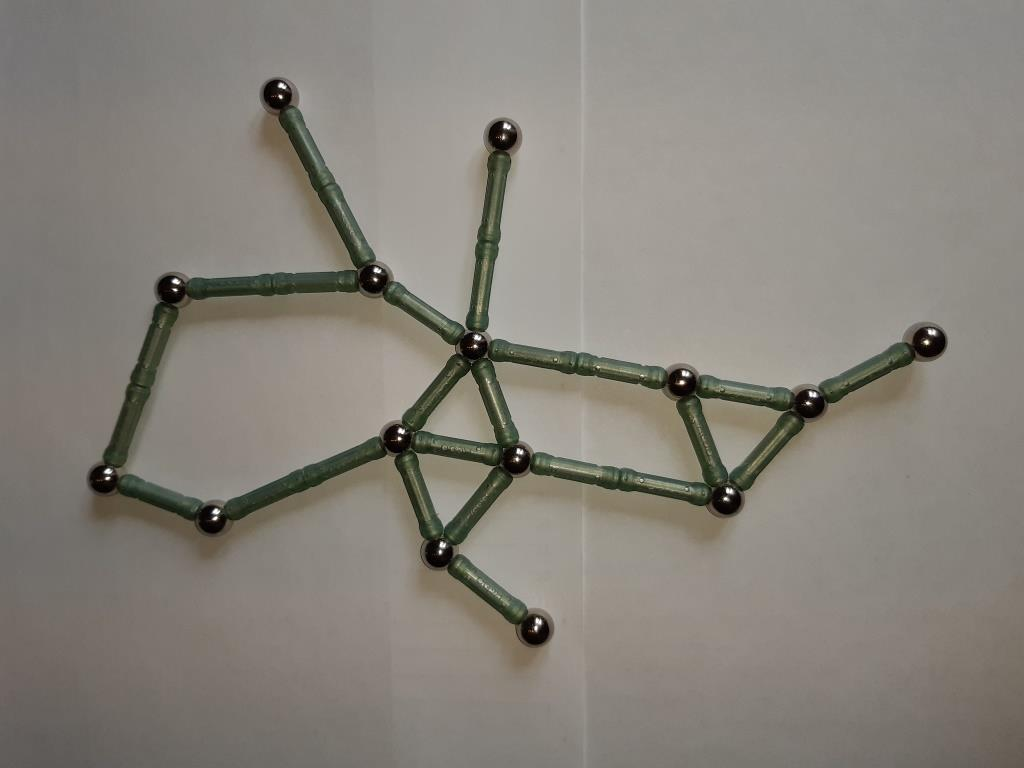
#> input picture lab. 3/Обучение/4.jpg, 1024 x 768 px
$ jupyter execute --allow-errors experiments.ipynb   (shell and % lines are left out)   (older library calls are emulated)
#> lines starting #> are read from the running program, lines starting #| are printed output that depends on the picture; after the words box and inside, x2 and y2 are one past the last pixel; in counts of white or black regions, pixels touching at a corner belong together
[cell 1]
import numpy as np
import cv2 as cv
import os
import matplotlib.pyplot as plt
import seaborn as sns
import networkx as nx
from skimage.io import imread
from PIL import Image

#import image_processing as img_pr

sns.set_theme(style="darkgrid")

plt.rcParams['figure.figsize'] = [15, 8]
plt.rc('font', size=14)          # controls default text sizes
plt.rc('figure', titlesize=15)  # fontsize of the figure title

[cell 2]
def savefig(name, add_pdf=True):
    path = f"отчет/pictures/{name}"
    if add_pdf:
        path = path + ".pdf"
    plt.savefig(path, bbox_inches='tight')

[cell 3]
imgs_path = "Обучение"
img_path = os.path.join(imgs_path, "4.jpg")

img = imread(img_path)
#> img is the input picture: shape (768, 1024, 3); mean R, G, B 134.4, 130, 122.4

gray_img = cv.cvtColor(img, cv.COLOR_RGB2GRAY)

plt.subplot(1, 2, 1)
plt.imshow(img)
plt.axis("off")
plt.title("Исходное изображение")

plt.subplot(1, 2, 2)
plt.imshow(gray_img, cmap="gray")
plt.axis("off")
plt.title("Полутоновое изображение")

plt.tight_layout()
plt.show()
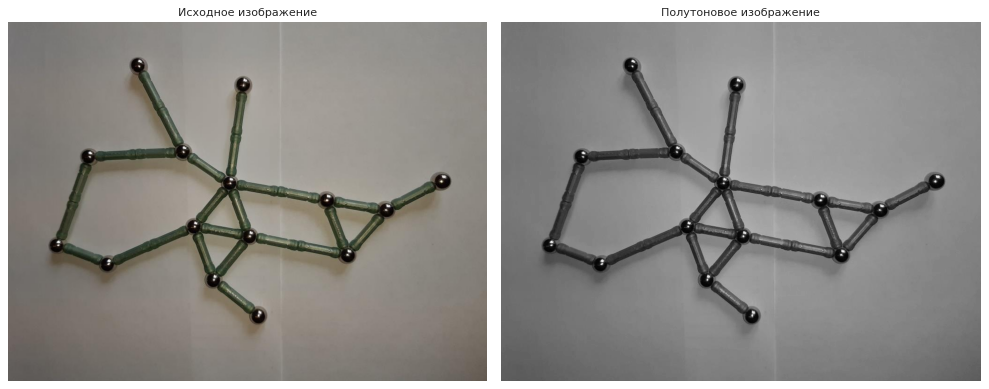
#> figure drawn by matplotlib, 2 panels

[cell 4]
thresh = 75
black_white_img = cv.threshold(gray_img, thresh, 255, cv.THRESH_BINARY)[1]
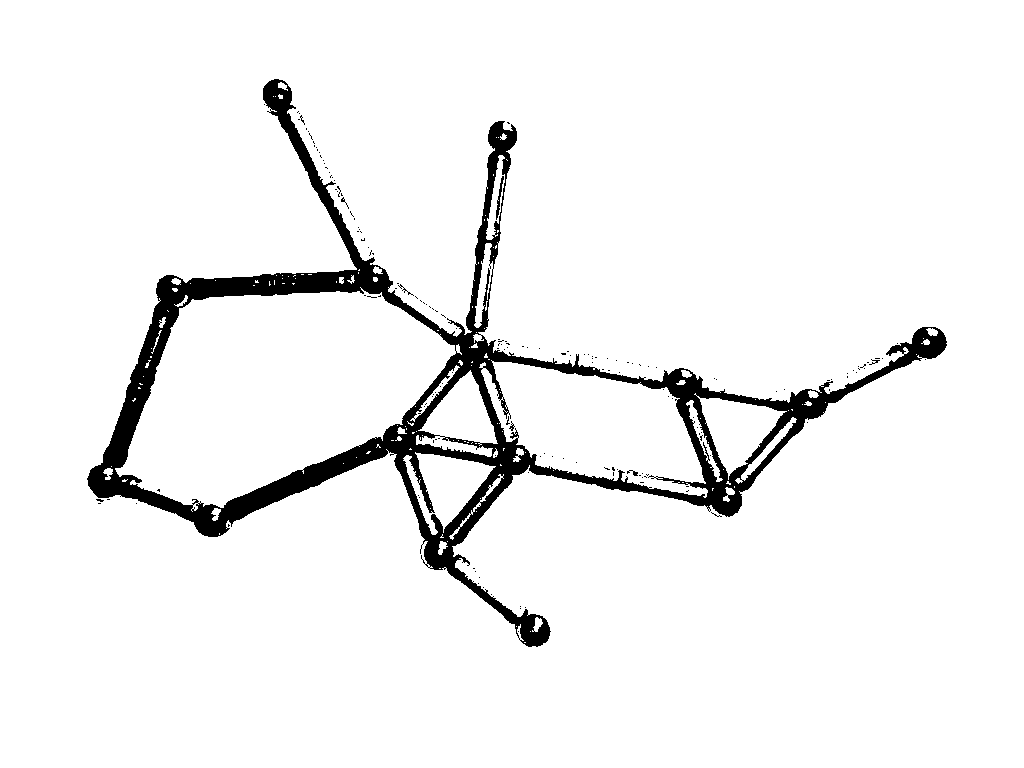
#> black_white_img: shape (768, 1024); 94.5% white; 168 black regions (161 under 20 px), largest, box (x1, y1, x2, y2) and area: (87, 79, 947, 647) 42677, (496, 176, 504, 220) 105, (627, 470, 638, 476) 30
plt.imshow(black_white_img, cmap="gray")
plt.axis("off")
plt.title("Черно-белое изображение")
plt.show()

[cell 5]
plt.subplot(1, 2, 1)
plt.imshow(gray_img, cmap="gray")
plt.axis("off")
plt.title("Серое (полутоновое) изображение", fontdict={'fontsize' : 20})

plt.subplot(1, 2, 2)
plt.imshow(black_white_img, cmap="gray")
plt.axis("off")
plt.title(f"Бинаризованное изображение (с порогом {thresh})", fontdict={'fontsize' : 20})

plt.tight_layout()

savefig("gray_and_black_white_img")
#> in savefig, `plt.savefig(path, bbox_inches='tight')`:
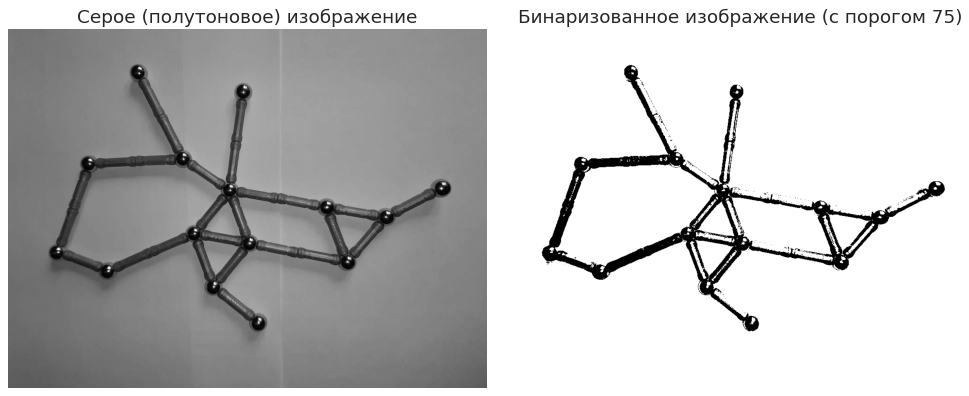
#> figure drawn by matplotlib, 2 panels

plt.show()

[cell 6]
MAX_BRIGHTNESS = 255

def make_morph_ex(black_and_white_img, ex, kernel_shape, object_is_black=True):
#> called with ex = 'closing', kernel_shape = (15, 15), object_is_black = True
    if object_is_black:
        black_and_white_img = MAX_BRIGHTNESS - black_and_white_img

    try:
        iter(kernel_shape)
        kernel = np.ones(kernel_shape, np.uint8)
    except TypeError:
        kernel = np.ones((kernel_shape, kernel_shape), np.uint8)

    if ex == "erosion":
        res = cv.erode(black_and_white_img, kernel, iterations=1)
    elif ex == "dilation":
        res = cv.dilate(black_and_white_img, kernel, iterations=1)
    elif ex == "opening":
        res = cv.morphologyEx(black_and_white_img, cv.MORPH_OPEN, kernel)
    elif ex == "closing":
        res = cv.morphologyEx(black_and_white_img, cv.MORPH_CLOSE, kernel)
#> res: shape (768, 1024); 7.5% white; 1 white region, box (x1, y1, x2, y2) and area: (87, 79, 947, 647) 59213
    else:
        raise NotImplementedError("unknown morph ex")

    if object_is_black:
        res = MAX_BRIGHTNESS - res

    return res

[cell 7]
black_white_img_ = black_white_img.copy()
black_white_img_ = make_morph_ex(black_white_img_, "closing", (15, 15))
#black_white_img_ = make_morph_ex(black_white_img_, "dilation", (20, 20))
#black_white_img_ = make_morph_ex(black_white_img_, "opening", (2, 2))


plt.imshow(black_white_img_, cmap="gray")
plt.axis("off")
#plt.title("Черно-белое изображение после морфологических операций", fontdict={'fontsize' : 15})
savefig("after_closing")
plt.show()

[cell 8]
from skimage.morphology import skeletonize
from scipy.ndimage import distance_transform_edt
from dsepruning import skel_pruning_DSE


skel_ = skeletonize(MAX_BRIGHTNESS - black_white_img_)
#> skel_: shape (768, 1024) bool; 0.35% white in thin lines or dots, all inside (x1, y1, x2, y2) = (98, 95, 930, 632)
dist = distance_transform_edt(MAX_BRIGHTNESS - black_white_img_, return_indices=False, return_distances=True)
#> (the rest of this cell did not finish here and is left out)

[cell 9]
# [24 lines left out: function skeleton_image_to_graph, not called in this run]

#> (a cell that did not finish here is left out)

[cell 11]
class EquivalenceNodes:
    # [13 lines left out: functions __init__, get_mean_center, not called in this run]

    mean_center = property(get_mean_center)

    @staticmethod
    def _squared_dist(p0, p1):
        return (p0[0] - p1[0]) ** 2 + (p0[1] - p1[1]) ** 2

    def __contains__(self, node):
        return self._squared_dist(node["pts"][0], self.mean_center) < self.thresh ** 2

    # [12 lines left out: functions add, get_generalized_node, not called in this run]

    generalized_node = property(get_generalized_node)


# [22 lines left out: function get_unique_nodes, not called in this run]

[cell 12]
black_white_img__ =  black_white_img_.copy()
black_white_img__ = cv.cvtColor(black_white_img__, cv.COLOR_GRAY2RGB)

# draw image
plt.imshow(black_white_img__, cmap='gray')

# draw edges by pts
#> (the rest of this cell did not finish here and is left out)

[cell 13]
black_white_img__ =  black_white_img_.copy()
black_white_img__ = cv.cvtColor(black_white_img__, cv.COLOR_GRAY2RGB)

# draw edges by pts
#> (the rest of this cell did not finish here and is left out)

[cell 14]
def get_degree_vector(img_path, bin_thresh=75, closing_kernel_shape=(15, 15), dse_min_area_px=600, max_degree=6):
#> called with img_path = 'Обучение/2.jpg', bin_thresh = 75, closing_kernel_shape = (15, 15), dse_min_area_px = 600, max_degree = 6
    img = imread(img_path)
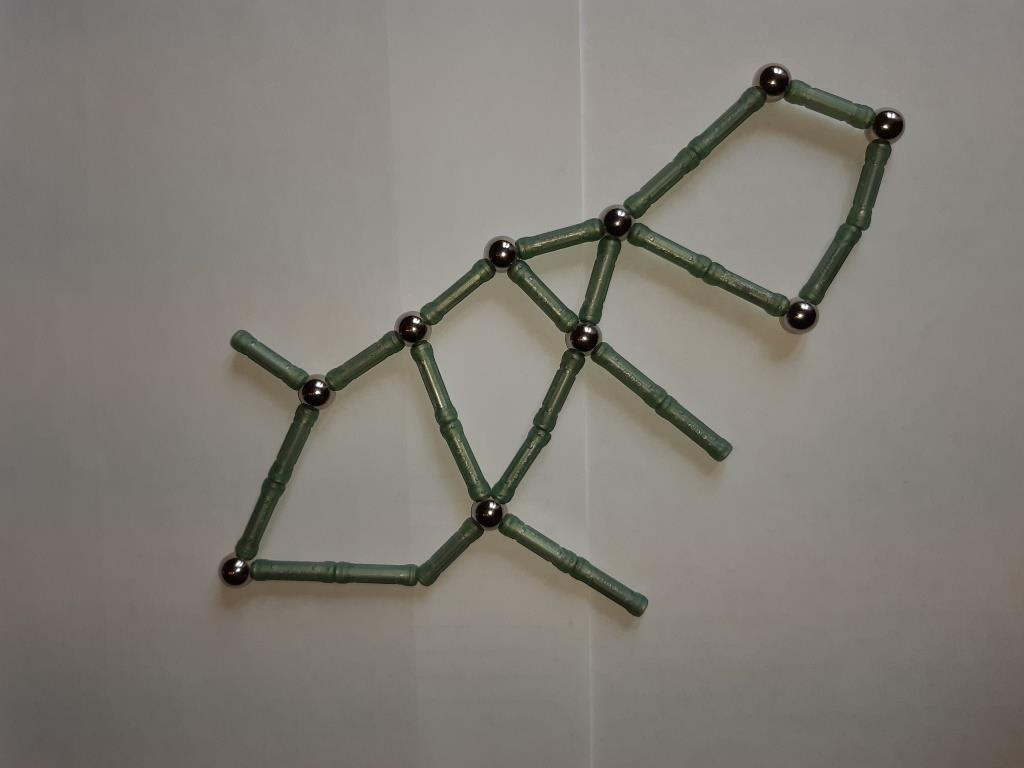
#> input picture lab. 3/Обучение/2.jpg, 1024 x 768 px
#> img is the input picture: shape (768, 1024, 3); mean R, G, B 128.4, 124.3, 117.4
    gray_img = cv.cvtColor(img, cv.COLOR_RGB2GRAY)
    black_white_img = cv.threshold(gray_img, bin_thresh, 255, cv.THRESH_BINARY)[1]
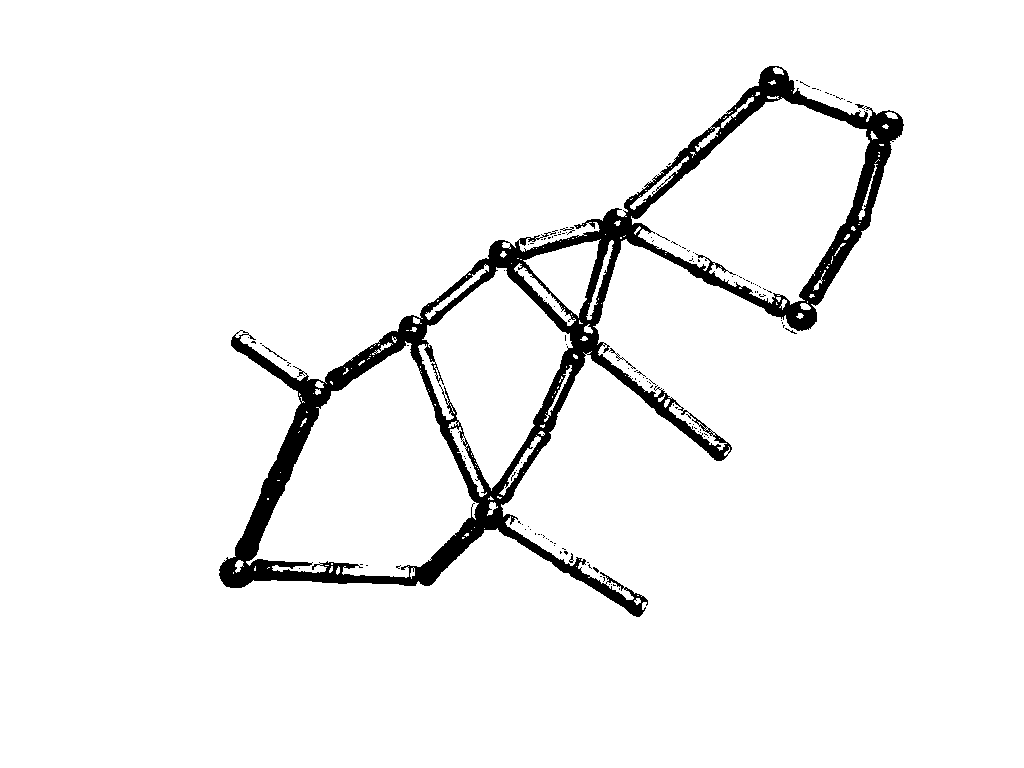
#> black_white_img: shape (768, 1024); 95% white; 134 black regions (129 under 20 px), largest, box (x1, y1, x2, y2) and area: (219, 66, 904, 617) 38766, (609, 348, 636, 369) 55, (262, 345, 287, 361) 36, (560, 227, 575, 235) 31, (569, 553, 574, 563) 22
    black_white_img = make_morph_ex(black_white_img, "closing", closing_kernel_shape)
#> in make_morph_ex (call 2), `res = cv.morphologyEx(black_and_white_img, cv.MORPH_CLOSE, kernel)`: res: shape (768, 1024); 6.7% white; 1 white region, box (x1, y1, x2, y2) and area: (219, 66, 904, 617) 53018

    skel = skeletonize(MAX_BRIGHTNESS - black_white_img)
#> skel: shape (768, 1024) bool; 0.29% white in thin lines or dots, all inside (x1, y1, x2, y2) = (235, 83, 887, 609)
    dist = distance_transform_edt(MAX_BRIGHTNESS - black_white_img, return_indices=False, return_distances=True)
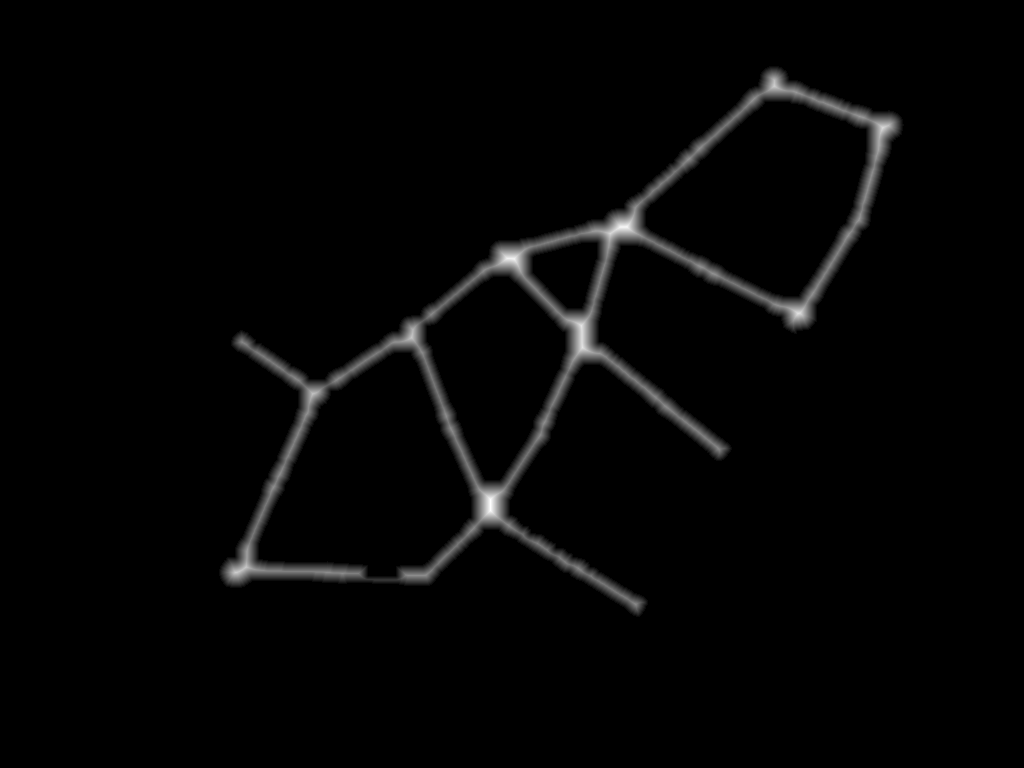
#> dist: shape (768, 1024) float64; min 0, max 20, mean 0.393; drawn with min black and max white
    skel, graph = skel_pruning_DSE(skel, dist, min_area_px=dse_min_area_px, return_graph=True)
    nodes = get_unique_nodes(graph)
    degrees = sorted([node["degree"] for node in nodes])

    unique_degrees, counts_degrees = np.unique(degrees, return_counts=True)

    degree_vector = np.zeros(np.max(unique_degrees), dtype="int")

    for degree, count in zip(unique_degrees, counts_degrees):
        if degree > max_degree:
            break
        degree_vector[degree - 1] = count

    return degree_vector

[cell 15]
img_class_1 = ["2.jpg", "13.jpg"]
img_class_2 = ["3.jpg", "25.jpg"]
img_class_3 = ["4.jpg", "19.jpg"]
img_class_4 = ["5.jpg", "7.jpg"]

degrees_vectors = []

#> (a cell that did not finish here is left out)

#> (a cell that did not finish here is left out)

    degrees_vectors.append(degree_vector)
    print(degree_vector)

#> (a cell that did not finish here is left out)

    degrees_vectors.append(degree_vector)
    print(degree_vector)

#> (a cell that did not finish here is left out)

    degrees_vectors.append(degree_vector)
    print(degree_vector)

[cell 20]
# [8 lines left out: function _dist, not called in this run]

#> (a cell that did not finish here is left out)

[cell 22]
pictures = ["2.jpg", "3.jpg", "4.jpg", "5.jpg",
            "13.jpg", "25.jpg", "19.jpg", "7.jpg"]
#> pictures = ['2.jpg', '3.jpg', '4.jpg', '5.jpg', '13.jpg', '25.jpg', '19.jpg', '7.jpg']
classes = ["I", "II", "III", "IV"] + ["I", "II", "III", "IV"]

labels = []
for pict, cls in zip(pictures, classes):
    labels.append(pict + f" ({cls})")
#> this loop made 8 passes
#> (pict, cls) on passes 1 to 8: ('2.jpg', 'I'), ('3.jpg', 'II'), ('4.jpg', 'III'), ('5.jpg', 'IV'), ('13.jpg', 'I'), ('25.jpg', 'II'), ('19.jpg', 'III'), ('7.jpg', 'IV')
#> after the loop, labels = ['2.jpg (I)', '3.jpg (II)', '4.jpg (III)', '5.jpg (IV)', '13.jpg (I)', '25.jpg (II)', '19.jpg (III)', '7.jpg (IV)']

#> (the rest of this cell did not finish here and is left out)
